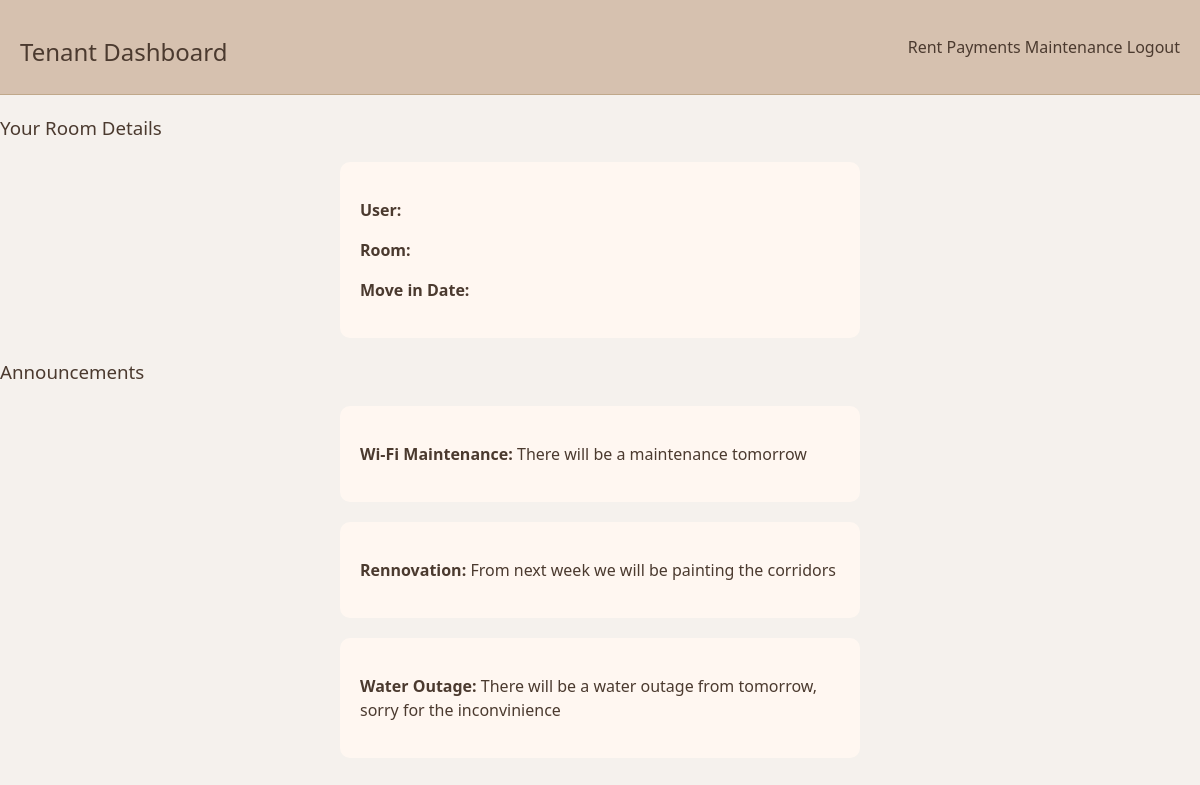
Page /tenant/dashboard/ (signed in) on the committed database.
### myapp/models.py (models this page shows, shortened)
class Announcement(models.Model):
    title = models.CharField(max_length=120)
    message = models.TextField()

### myapp/views.py (the view)
# urls.py: path('tenant/dashboard/', views.tenant_dashboard, name='tenant_dashboard'),
@login_required
def tenant_dashboard(request):
    try:
        profile = request.user.tenantprofile
    except TenantProfile.DoesNotExist:
        return redirect('sign_up')
    payments = Payment.objects.filter(tenant=profile).order_by('-id')
    issues = MaintenanceRequest.objects.filter(tenant=profile).order_by('-id')
    announcements = Announcement.objects.order_by('-id')[:5]
    return render(request, 'tenant_dashboard.html', {
        'profile': profile, 'payments': payments, 'issues': issues, 'announcements': announcements
    })

### myapp/templates/tenant_dashboard.html (shortened to what this page needs)
{% load static %}
<!DOCTYPE html>
<html lang="en">
<head>
    <link rel="stylesheet" href="{% static 'assets/styles.css' %}">
</head>
<body>
<nav>
    <h2>Tenant Dashboard</h2>
    <div>
        <a href="{% url 'payments' %}">Rent Payments</a>
        <a href="{% url 'maintenance' %}">Maintenance</a>
        <a href="{% url 'index' %}">Logout</a>
    </div>
</nav>
<section class="dashboard">
    <h3>Your Room Details</h3>
    <div class="card">
        <p><strong>User:</strong> {{  profile.room.number }}</p>
        <p><strong>Room:</strong> {{ profile.room.room_number }}</p>
        <p><strong>Move in Date:</strong> {{ TenantProfile.move_in_date }}</p>
    </div>
    <h3>Announcements</h3>
    {% for announcement in announcements %}
    <div class="card">
        <p><strong>{{ announcement.title }}:</strong> {{ announcement.message }}</p>
    </div>
    {% endfor %}
</section>
</body>
</html>

### myapp/static/assets/styles.css (style rules this page uses)
body { font-family: 'Segoe UI', Tahoma, Geneva, Verdana, sans-serif; margin: 0; padding: 0; background: #f5f1ed url('hostel.jpg') no-repeat center center fixed; background-size: cover; color: #4b3a2f; line-height: 1.5; min-height: 100vh; }
a { text-decoration: none; color: #4b3a2f; }
nav, .nav { display: flex; justify-content: space-between; align-items: center; padding: 14px 20px; background: #d6c1af; border-bottom: 1px solid #c0a88a; }
.card, .form-container { background: #fff7f1; padding: 20px; border-radius: 10px; margin: 20px 0; position: center; width: 40%; height: 40%; margin-left:auto; margin-right: auto; }
h1, h2, h3 { margin-bottom: 10px; font-weight: 500; }

### rows in the picture
Announcement: title "Wi-Fi Maintenance", message "There will be a maintenance tomorrow"
Announcement: title "Rennovation", message "From next week we will be painting the corridors"
Announcement: title "Water Outage", message "There will be a water outage from tomorrow, sorry for the inconvinience"
